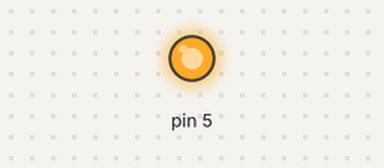
This sketch was run on a simulated Arduino Uno, built with avr-gcc and run on an emulated ATmega328P. Parts: output pins drawn as LEDs (lit = HIGH).

Above: at 0.1 s.
Timing chart, 0 to 1.6 s (numbered marks = the images above):
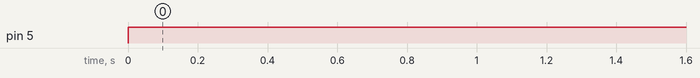

Measured:
- by itself, pin 5: LOW → HIGH at 0.00 s

The sketch:

micro_arduino.ino
```cpp
void setup () {
  Serial.begin(9600);
   pinMode(5, OUTPUT);
}

void loop () {
  digitalWrite(5, HIGH);
}
```
